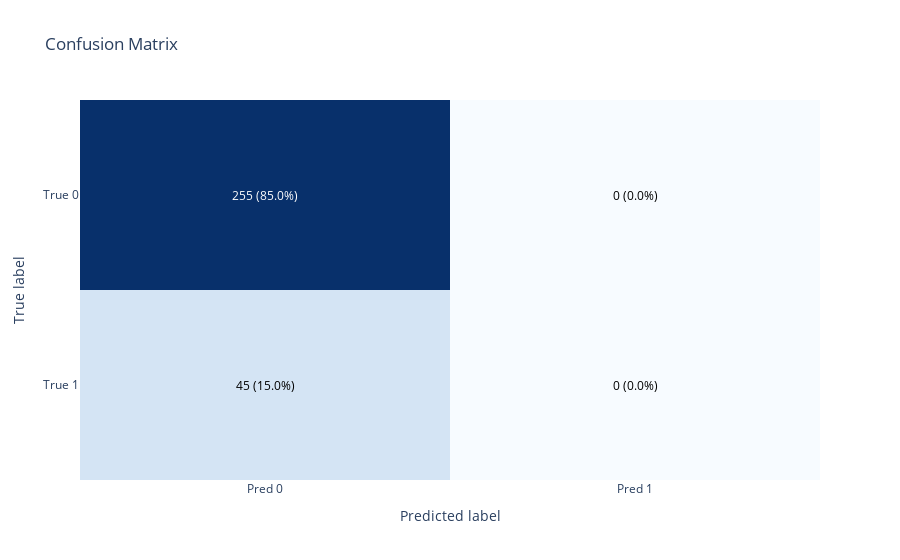

Notebook cell for this chart:
### Code cell
evaluator.plot_confusion(evaluator.df_test['target'], evaluator.df_test['y_pred_proba'], threshold='ks')

### Figure 1 — Plotly figure (JSON) as saved in the notebook; plotly's stock layout.template omitted (floating-point values rounded to 4 significant figures)
{"data": [{"colorscale": [[0, "rgb(247,251,255)"], [0.125, "rgb(222,235,247)"], [0.25, "rgb(198,219,239)"], [0.375, "rgb(158,202,225)"], [0.5, "rgb(107,174,214)"], [0.625, "rgb(66,146,198)"], [0.75, "rgb(33,113,181)"], [0.875, "rgb(8,81,156)"], [1, "rgb(8,48,107)"]], "showscale": false, "type": "heatmap", "x": ["Pred 0", "Pred 1"], "y": ["True 0", "True 1"], "z": [[255, 0], [45, 0]]}], "layout": {"annotations": [{"font": {"color": "white"}, "showarrow": false, "text": "255\n(85.0%)", "x": 0, "y": 0}, {"font": {"color": "black"}, "showarrow": false, "text": "0\n(0.0%)", "x": 1, "y": 0}, {"font": {"color": "black"}, "showarrow": false, "text": "45\n(15.0%)", "x": 0, "y": 1}, {"font": {"color": "black"}, "showarrow": false, "text": "0\n(0.0%)", "x": 1, "y": 1}], "title": {"text": "Confusion Matrix"}, "xaxis": {"title": {"text": "Predicted label"}}, "yaxis": {"autorange": "reversed", "title": {"text": "True label"}}}}
